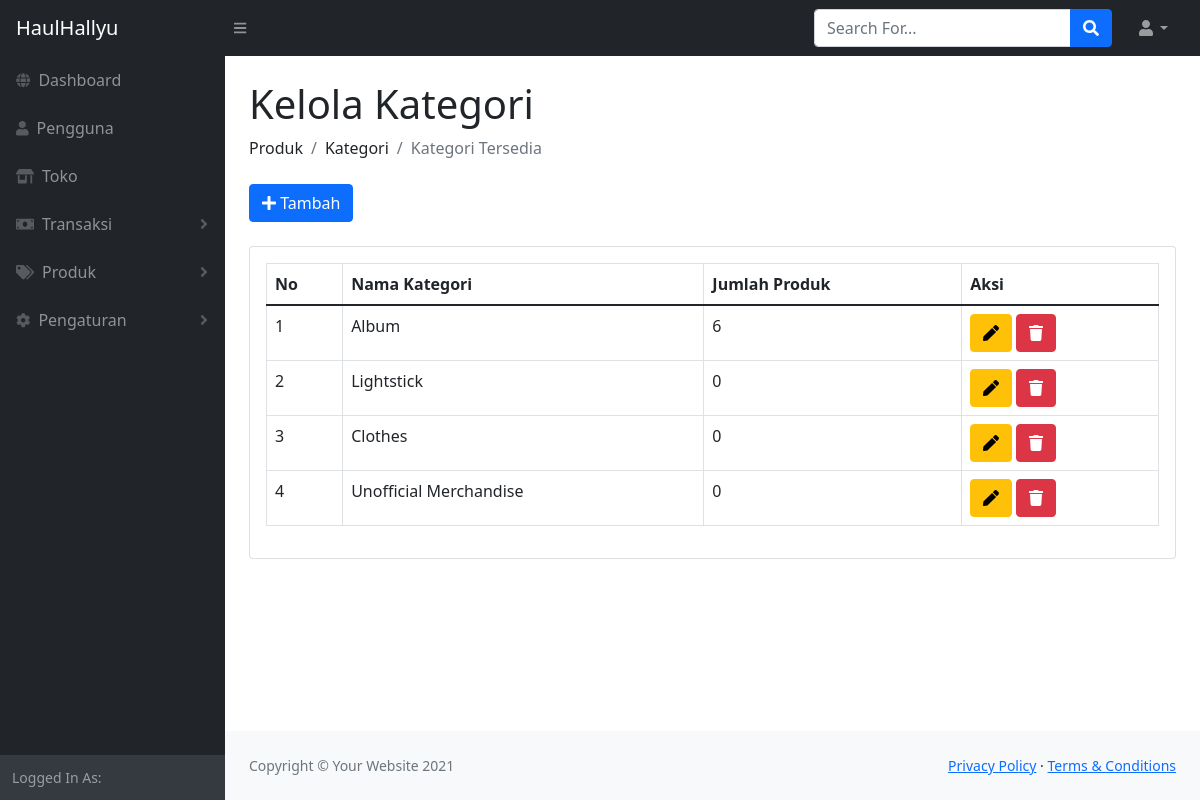
/kelolakat.php, run on the app's committed database.
### tables this page shows
CREATE TABLE `kategori` (
  `id_kategori` int(11) NOT NULL,
  `nama_kat` varchar(100) DEFAULT NULL,
  `k_flag` int(1) DEFAULT NULL
);

### fungsi.php (called while the page is built, shortened)
<?php
$servername = "localhost";
$username ="root";
$password ="";
$dbname = "webmerch";
$conn = mysqli_connect($servername, $username, $password, $dbname);
if (!function_exists('query'))   {
  function query($query) {
	global $conn;
	$result = mysqli_query($conn, $query);
	$rows = [];
	while( $row = mysqli_fetch_assoc($result) )  {
		$rows[] = $row;
	}
	return $rows;
	}
}
?>

### kelolakat.php (the view, shortened to what this page needs)
<?php
require 'fungsi.php';
$kategori = query("SELECT * FROM kategori WHERE k_flag=1");
?>
<!DOCTYPE html>
<html>
    <head>
        <link href="https://cdn.jsdelivr.net/npm/simple-datatables@latest/dist/style.css" rel="stylesheet" />
        <link href="css/styles.css" rel="stylesheet" />
        <link rel="stylesheet" type="text/css" href="font-awesome.css">
    </head>
    </head>
    <body class="sb-nav-fixed">
        <?php require "navbar.php"; ?>
        <div id="layoutSidenav">
            <?php require "sidebar.php"; ?>
            <div id="layoutSidenav_content">
                <main>
                    <div class="container-fluid px-4">
                        <h1 class="mt-4">Kelola Kategori</h1>
                        <ol class="breadcrumb mb-4">
                            <li class="breadcrumb-item">Produk</li>
                            <li class="breadcrumb-item">Kategori</li>
                            <li class="breadcrumb-item active">Kategori Tersedia</li>
                        </ol>
                        <a href="tambahkat.php" class="btn btn-primary"><i class="fa fa-plus" aria-hidden="true"></i> Tambah</a><br>
                        <br><div class="card">
                            <div class="card-body">
                                <div class="table-responsive">
                                    <table class="table table-bordered">
                                        <thead>
                                            <tr>
                                                <th>No</th>
                                                <th>Nama Kategori</th>
                                                <th>Jumlah Produk</th>
                                                <th>Aksi</th>
                                            </tr>
                                        </thead>
                                        <tbody>
                                        <?php $no = 1; ?>
                                        <?php
                                        foreach( $kategori as $row): ?>
                                            <tr>
                                                <td><?= $no; ?></td>
                                                <td><?= $row["nama_kat"]; ?></td>
                                                <td>
                                                <?php
                                                $idkat=$row["id_kategori"];
                                                $sql = "SELECT count(id_produk) as jumlahprod FROM produk WHERE id_kategori=$idkat";
                                                $result = mysqli_query($conn, $sql);
                                                $baris = mysqli_fetch_array($result);
                                                echo $baris['jumlahprod'];
                                                $id_kat = $row['id_kategori'];?>
                                                </td>
                                                <td>
                                                    <a href="updatekat.php?id_kat=<?= $id_kat;?>" class="btn btn-warning"><i class="fa fa-pen" aria-hidden="true"></i></a>
                                                    <a href="hapuskat.php?id_kat=<?= $row['id_kategori'];?>" onclick= "return confirm('yakin?');" class="btn btn-danger"><i class="fa fa-trash" aria-hidden="true"></i></a>
                                                </td>
                                            </tr>
                                            <?php $no++; ?>
                                            <?php endforeach; ?>
                                        </tbody>
                                    </table>
                                </div>
                            </div>
                        </div>
                    </div>
                </main>
                <?php require "footer.php"; ?>
            </div>
        </div>
    </body>
</html>

### kelolakat.php (style rules this page uses)
* { margin: 0; padding: 0; box-sizing: border-box; font-family: var(--bs-body-font-family); transition: all .2s linear; text-transform: capitalize; }

### data on the page
kategori: nama_kat "Album", jumlahprod "6"
kategori: nama_kat "Lightstick", jumlahprod "0"
kategori: nama_kat "Clothes", jumlahprod "0"
kategori: nama_kat "Unofficial Merchandise", jumlahprod "0"
